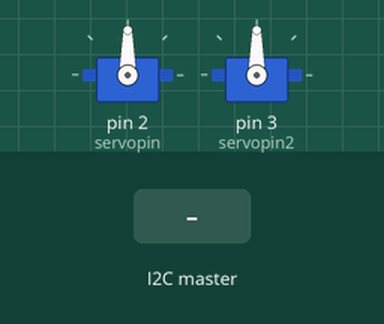
This sketch was run on a simulated Arduino Uno, built with avr-gcc and run on an emulated ATmega328P. Parts: 2 × servo. The inputs (shaded band) are chosen by the test bench.

Above: at 1.2 s.
1.3 s: the I2C master sends the byte 1
At 2.3 s:
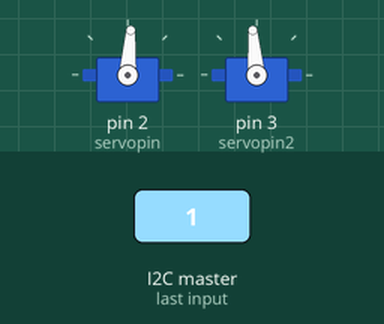
2.8 s: the I2C master sends the byte 0
At 3.6 s:
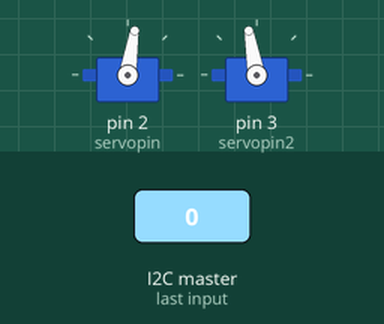
4.3 s: the I2C master sends the byte 2
At 4.9 s:
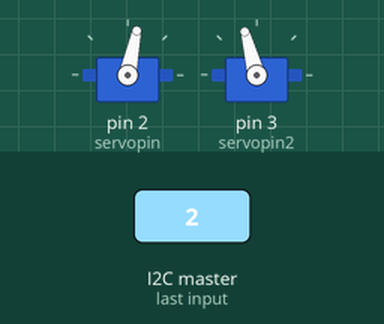
Timing chart, 0 to 7.3 s (numbered marks = the images above; inputs shaded):
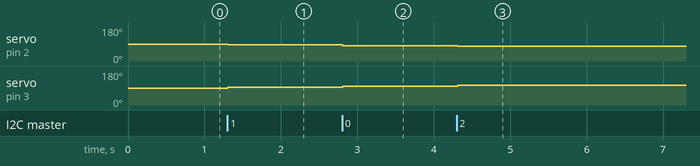

Measured:
- after the input at 1.3 s, servo on pin 2 (servopin): 90° → 86° at once; servo on pin 3 (servopin2): 90° → 95° at once
- after the input at 2.8 s, servo on pin 2 (servopin): 86° → 81° at once; servo on pin 3 (servopin2): 95° → 100° at once
- after the input at 4.3 s, servo on pin 2 (servopin): 81° → 78° at once; servo on pin 3 (servopin2): 100° → 105° at once

The sketch:

I2C_Arduino_Raspberry.ino
```cpp
// Include the Wire library for I2C
#include <Wire.h>
#include <Servo.h>
Servo Servo1;
Servo Servo2;

//Set pins and initialize servo values;
const int ledPin = 13;
int servoVal1=90;
int servoVal2=90;
int servopin=2;
int servopin2=3;


void setup() {
  Serial.begin(9600);
  Servo1.attach(servopin);
  Servo2.attach(servopin2);
  // Join I2C bus as slave with address 8
  Wire.begin(0x8);
  // Call receiveEvent when data received
  Wire.onReceive(receiveEvent);
}


// Function that executes whenever data is received from the Raspberry Pi
void receiveEvent(int howMany) {
  while (Wire.available()) {
    int received = Wire.read(); // Read the incoming byte

    // Split the received byte into x and y values
    int y = received / 10;  // Extract y value from the tens place
    int x = received % 10;  // Extract x value from the ones place

    // Adjust servoVal1 (horizontal movement) based on x value
    if (x >= 5 && x <= 9 && servoVal1 <= 170) {
      servoVal1 += (x - 4);  // Add 1-5 based on x value
    } else if (x >= 0 && x <= 4 && servoVal1 > 10) {
      servoVal1 -= (5 - x);  // Subtract 1-5 based on x value
    }

    // Adjust servoVal2 (vertical movement) based on y value
    if (y >= 5 && y <= 9 && servoVal2 >= 40) {
      servoVal2 -= (y - 4);  // Subtract 1-5 based on y value
    } else if (y >= 0 && y <= 4 && servoVal2 <= 130) {
      servoVal2 += (5 - y);  // Add 1-5 based on y value
    }
  }
}

void loop() {
  // Update servo positions
  Servo1.write(servoVal1);
  Servo2.write(servoVal2);

  delay(50);  // Small delay to smooth out movements
}
```
